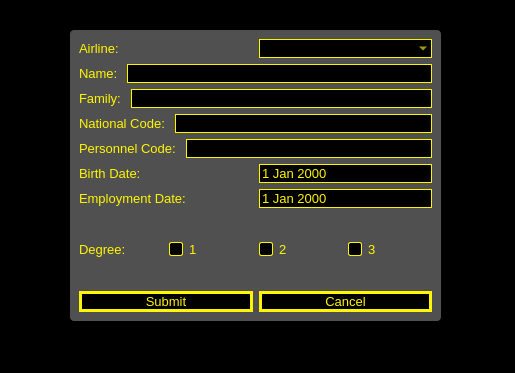
<?xml version="1.0" encoding="UTF-8"?>
<ui version="4.0">
 <class>Dialog</class>
 <widget class="QDialog" name="Dialog">
  <property name="geometry">
   <rect>
    <x>0</x>
    <y>0</y>
    <width>515</width>
    <height>373</height>
   </rect>
  </property>
  <property name="windowTitle">
   <string>Dialog</string>
  </property>
  <property name="styleSheet">
   <string notr="true">* {
	font-size: 10pt;
}

QDialog {
	
	background-color: rgb(0, 0, 0);
}

QLabel {
	color: rgb(255, 246, 0);
}

QLineEdit, QComboBox, QDateEdit {
	color: rgb(255, 246, 0);
	
	background-color: rgb(0, 0, 0);
	border: 1px solid #fff600;
}

QPushButton {
	background-color: rgb(0, 0, 0);
	color: rgb(255, 246, 0);
	border: 3px solid #fff600;
}

QPushButton:hover {
	background-color: #fff600;
	color: black;
}

#frame {
	
	background-color: rgb(255, 255, 255, 80);
	border-radius: 4px;
}

QRadioButton {
	color: #fff600;
}

QRadioButton::indicator::unchecked {
	
	
	background-color: rgb(0, 0, 0);
	border: 1px solid #fff600;
	border-radius: 2px;
}

QRadioButton::indicator::checked {
	
	
	background-color: #fff600;
	border: 1px solid black;
	border-radius: 2px;
}

</string>
  </property>
  <widget class="QFrame" name="frame">
   <property name="geometry">
    <rect>
     <x>70</x>
     <y>30</y>
     <width>371</width>
     <height>291</height>
    </rect>
   </property>
   <property name="frameShape">
    <enum>QFrame::StyledPanel</enum>
   </property>
   <property name="frameShadow">
    <enum>QFrame::Raised</enum>
   </property>
   <layout class="QVBoxLayout" name="verticalLayout_2">
    <item>
     <layout class="QHBoxLayout" name="horizontalLayout_8">
      <item>
       <widget class="QLabel" name="lblAirline">
        <property name="text">
         <string>Airline:</string>
        </property>
       </widget>
      </item>
      <item>
       <widget class="QComboBox" name="comboAirline"/>
      </item>
     </layout>
    </item>
    <item>
     <layout class="QHBoxLayout" name="horizontalLayout">
      <item>
       <widget class="QLabel" name="label_5">
        <property name="text">
         <string>Name: </string>
        </property>
       </widget>
      </item>
      <item>
       <widget class="QLineEdit" name="txtFname"/>
      </item>
     </layout>
    </item>
    <item>
     <layout class="QHBoxLayout" name="horizontalLayout_2">
      <item>
       <widget class="QLabel" name="label_6">
        <property name="text">
         <string>Family: </string>
        </property>
       </widget>
      </item>
      <item>
       <widget class="QLineEdit" name="txtLname"/>
      </item>
     </layout>
    </item>
    <item>
     <layout class="QHBoxLayout" name="horizontalLayout_3">
      <item>
       <widget class="QLabel" name="label_7">
        <property name="text">
         <string>National Code: </string>
        </property>
       </widget>
      </item>
      <item>
       <widget class="QLineEdit" name="txtNationalCode"/>
      </item>
     </layout>
    </item>
    <item>
     <layout class="QHBoxLayout" name="horizontalLayout_4">
      <item>
       <widget class="QLabel" name="label_8">
        <property name="text">
         <string>Personnel Code: </string>
        </property>
       </widget>
      </item>
      <item>
       <widget class="QLineEdit" name="txtPersonnelCode"/>
      </item>
     </layout>
    </item>
    <item>
     <layout class="QHBoxLayout" name="horizontalLayout_5">
      <item>
       <widget class="QLabel" name="label_9">
        <property name="text">
         <string>Birth Date:</string>
        </property>
       </widget>
      </item>
      <item>
       <widget class="QDateEdit" name="dtBirthDate"/>
      </item>
     </layout>
    </item>
    <item>
     <layout class="QHBoxLayout" name="horizontalLayout_6">
      <item>
       <widget class="QLabel" name="label_10">
        <property name="text">
         <string>Employment Date: </string>
        </property>
       </widget>
      </item>
      <item>
       <widget class="QDateEdit" name="dtEmploymentDate"/>
      </item>
     </layout>
    </item>
    <item>
     <layout class="QHBoxLayout" name="horizontalLayout_7">
      <item>
       <widget class="QLabel" name="label_11">
        <property name="text">
         <string>Degree: </string>
        </property>
       </widget>
      </item>
      <item>
       <widget class="QRadioButton" name="radio1">
        <property name="text">
         <string>1</string>
        </property>
       </widget>
      </item>
      <item>
       <widget class="QRadioButton" name="radio2">
        <property name="text">
         <string>2</string>
        </property>
       </widget>
      </item>
      <item alignment="Qt::AlignVCenter">
       <widget class="QRadioButton" name="radio3">
        <property name="text">
         <string>3</string>
        </property>
       </widget>
      </item>
     </layout>
    </item>
    <item>
     <layout class="QHBoxLayout" name="horizontalLayout_9">
      <item>
       <widget class="QPushButton" name="pushButton">
        <property name="text">
         <string>Submit</string>
        </property>
       </widget>
      </item>
      <item>
       <widget class="QPushButton" name="pushButton_2">
        <property name="text">
         <string>Cancel</string>
        </property>
       </widget>
      </item>
     </layout>
    </item>
   </layout>
  </widget>
 </widget>
 <resources/>
 <connections/>
</ui>
